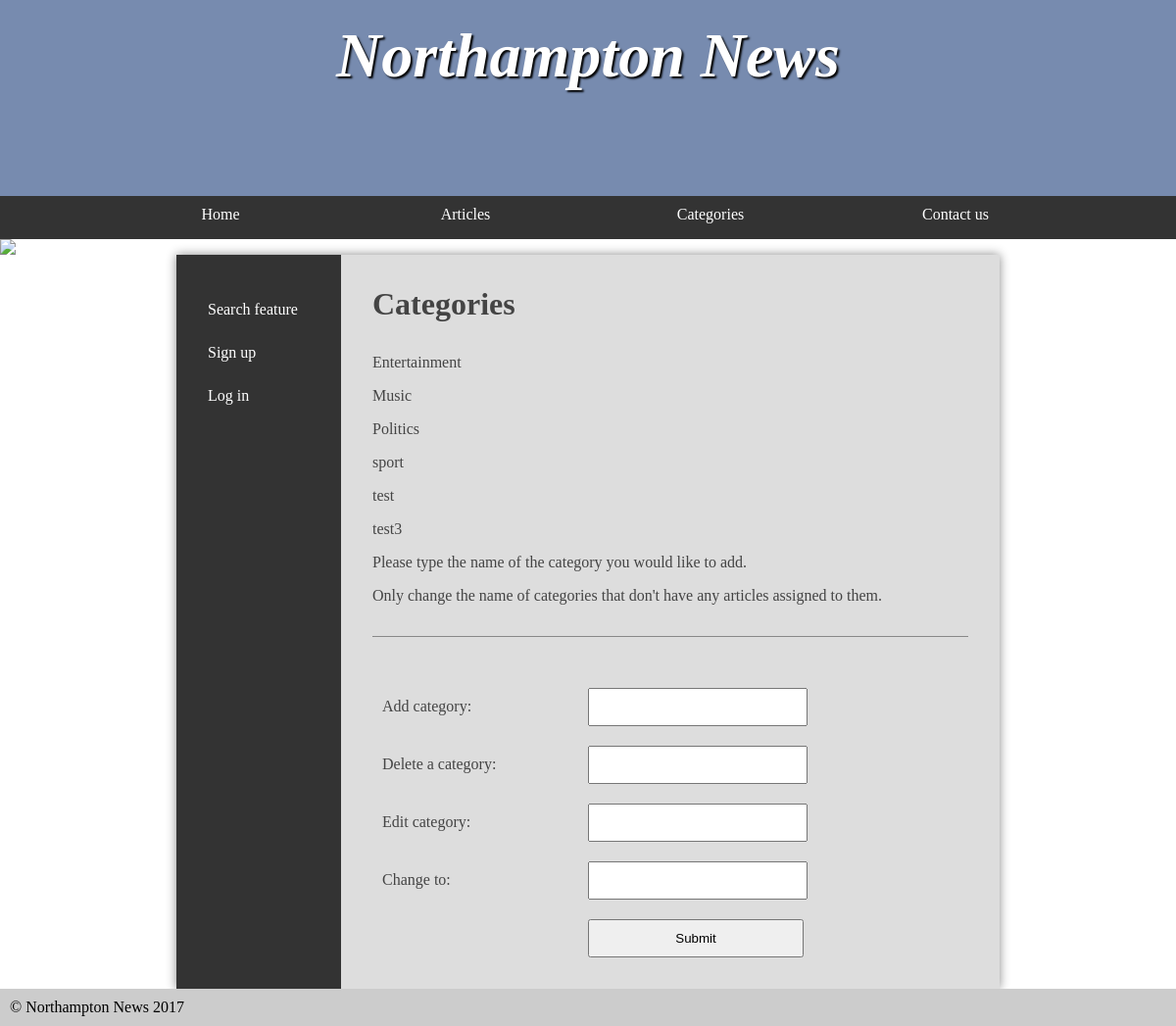
/categories.php, run on the app's committed database.
### tables this page shows
CREATE TABLE `categories` (
  `categoryName` varchar(20) NOT NULL,
  PRIMARY KEY (`categoryName`)
);

### dbAccessObject.php (called while the page is built, shortened)
<?php
	class DbAccessObject{
		private $pdo;
		public function __construct($server, $username, $password, $schema){
			$this->pdo = new PDO('mysql:dbname=' . 'Northampton_News' . ';host=db', 'root' , 'example');
		}
		public function retrieveCategories(){
			$query = $this->pdo->query('
				SELECT categoryName
				FROM categories');
			return $query;
		}
	}

### categories.php (the view, shortened to what this page needs)
<?php
	require 'header.php';
?>
<main>
<?php
		require 'leftColumn.php';
?>
			<article>
				<h2>Categories</h2>
<?php
		if (!isset($_POST['submit']) || empty($_POST['submit'])){
			$categories = $dbAccessObject-> retrieveCategories();
			foreach ($categories as $row){
				echo '<p>' . $row['categoryName'] . '</p>';
			}
			echo '<p> Please type the name of the category you would like to add. </p>
				<p> Only change the name of categories that don\'t have any articles assigned to them. </p>
				<form action="categories.php" method="POST">
					<label>Add category: </label> <input type="text" name="addCategory" />
					<label>Delete a category: </label> <input type="text" name="deleteCategory" />
					<label>Edit category: </label> <input type="text" name="editCategory" />
					<label>Change to: </label> <input type="text" name="replaceToCategory" />
					<input type="submit" name="submit" value="Submit" />
				</form>';
		}
?>
			</article>
		</main>
<?php
	require 'footer.php';
?>

### header.php (shortened to what this page needs)
<?php
	require 'dbAccessObject.php';
	$server = 'v.je';
	$username = 'student';
	$password = 'student';
	$schema = 'Northampton_News';
	$dbAccessObject = new DbAccessObject($server, $username, $password, $schema);
	$Categories = $dbAccessObject->retrieveCategories();
?>
<!DOCTYPE html>
<html>
	<head>
		<link rel="stylesheet" href="styles.css"/>
	</head>
	<body>
		<header>
			<section>
					<h1>Northampton News</h1>
			</section>
		</header>
		<nav>
			<ul>
				<li><a href="index.php">Home</a></li>
				<li><a href="latestArticle.php">Articles</a></li>
				<li><a href="articleCategory.php?category=category">Categories</a>
				</li>
				<li><a href="contact.php">Contact us</a></li>
			</ul>
		</nav>
		<img src="images/banners/randombanner.php" />

### leftColumn.php (shortened to what this page needs)
<?php
	if (!$_SESSION['loggedIn']){
		echo'<nav>
				<ul>
					<li><a href="search.php">Search feature</a></li>
					<li><a href="signUp.php">Sign up</a></li>
					<li><a href="logIn.php">Log in</a></li>
				</ul>
			</nav>';
	}
?>

### footer.php
		<footer>
			&copy; Northampton News 2017
		</footer>
	</body>
</html>

### styles.css (style rules this page uses)
* { margin: 0; padding: 0; }
html { font-family: 'Oxygen-Regular', times, verdana, sans-serif; }
body { background-color: #fff; }
header { background-color: #778baf; color: white; height: 200px; }
nav { width: 100%; background-color: #333; overflow: auto; }
nav ul { width: 1000px; margin: auto; display: block; list-style-type: none; }
nav ul li { width: 25%; float: left; overflow: auto; text-align: center; }
nav a { color: white; padding-top: 10px; display: block; text-decoration: none; }
header section { display: block; }
header h1 { font-weight: bold; font-style: italic; }
h1 { font-size:4em; color: white; text-align: center; padding-top: 20px; text-shadow: 2px 2px 2px #000; }
main { min-height: 50vh; background-color: #ddd; width: 70vw; display: block; margin: auto; box-shadow: 0px 0px 10px #888; color:#444; }
main h2 { font-size:2em; }
p, li, h2 { margin-bottom: 1em; }
footer { background-color: #ccc; padding: 10px; }
form { padding-top: 2em; margin-top: 2em; border-top: 1px solid #888; }
form select, form label, form input, form textarea { float: left; width: 200px; padding: 10px; margin-top: 20px; }
form label { clear: left; }
form input[type="text"], form input[type="password"], textarea { color: #999; font-family: verdana, sans-serif }
input[type="submit"] { clear: both; margin-left: 220px; width: 220px; }
ul { margin-left: 2em; }
body > img { display: block; width: 100%; }
main { display: table; }
main > article { display: table-cell; padding: 2em; }
main > nav { display: table-cell; width: 20%; padding: 2em; }
main > nav li { float: none; width: auto; text-align: left; }
main > nav ul { width: auto; }

### data on the page
categories: categoryName "Entertainment"
categories: categoryName "Music"
categories: categoryName "Politics"
categories: categoryName "sport"
categories: categoryName "test"
categories: categoryName "test3"
